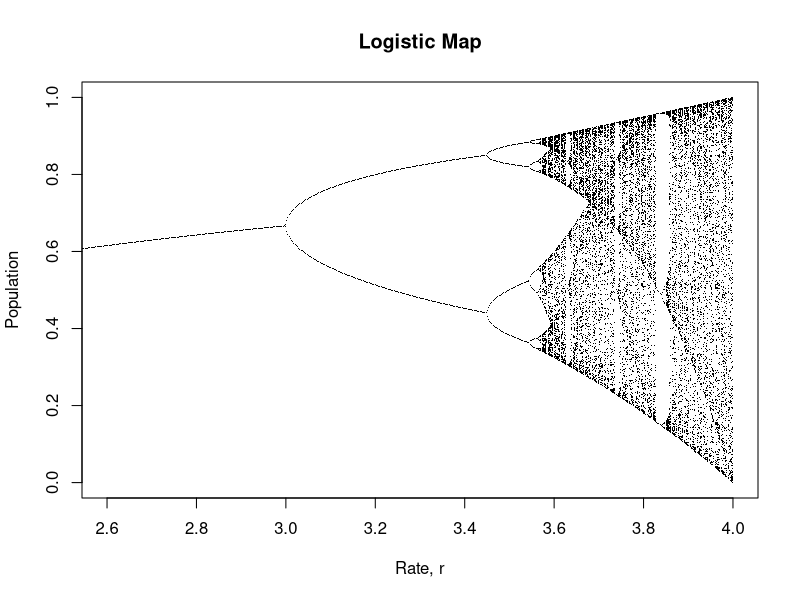

R code for this plot:
## -- Logistic Map -- ##

#Initial Conditions
n <- 1500
Pi <- 0.12345

#Logistic Difference Equation
logistic <- function(r, x) {
  return(r*x*(1-x))
}

#Assign Populations for each r
k <- 100
population <- function(r) {
  X <- numeric(n)
  X[1] <- Pi
  for (i in 2:n) {
    X[i] <- logistic(r, X[i-1])
  }
  TailValues <- tail(X, k)
  return(TailValues)
}


R <- vector("list", n)
R_Values <- seq(0, 4, length.out = n)
for (i in 1:n) {
  r <- numeric(k)
  for (j in 1:k) {
  r[j] <- R_Values[i]
}
  R[[i]] <- r
}

Populations <- vector("list", n)
for (i in 1:n) {
  Populations[[i]] <- population(R[[i]][1])
}


plot(
  NA,
  xlim = c(2.6, 4),
  ylim = c(0, 1),
  xlab = "Rate, r",
  ylab = "Population",
  main = "Logistic Map"
)
for (i in 1:n) {
  points(R[[i]], Populations[[i]],
  pch = ".",
  col = "black")
}
